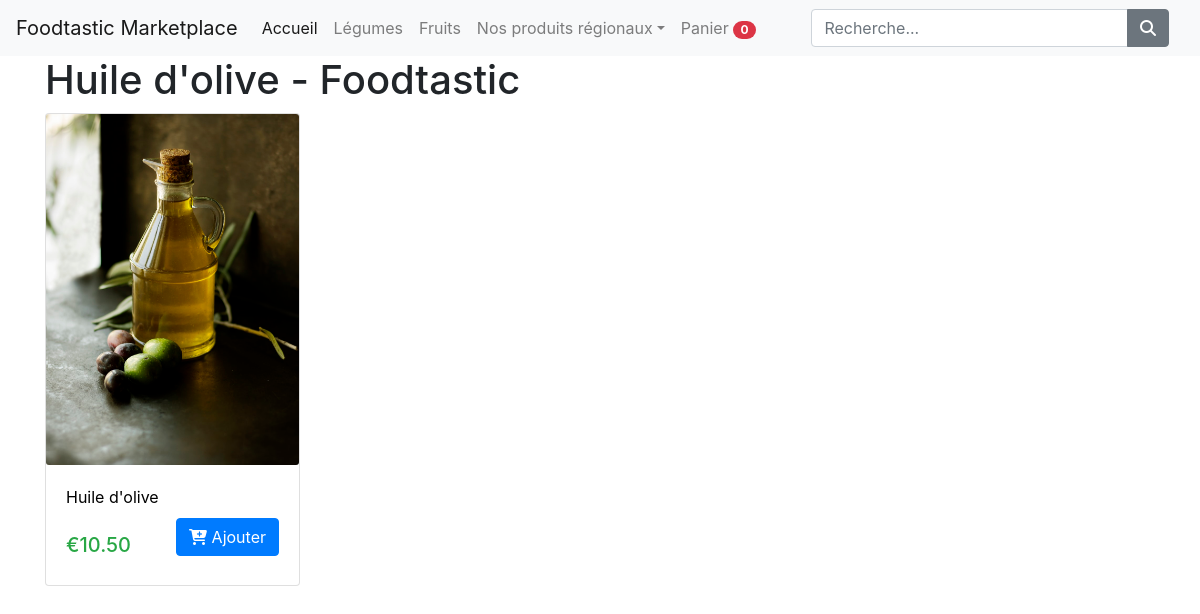
Screenshot of /huile_olive.php with the database file from the repository.
### tables this page shows
CREATE TABLE `images_produits` (
  `id` int(11) NOT NULL,
  `produit_id` int(11) NOT NULL,
  `nomimgprod` varchar(512) NOT NULL,
  `datecrea` datetime NOT NULL,
  `datemodif` timestamp NOT NULL DEFAULT CURRENT_TIMESTAMP ON UPDATE CURRENT_TIMESTAMP
);

CREATE TABLE `produits` (
  `id` int(11) NOT NULL,
  `nomprod` varchar(512) NOT NULL,
  `description` mediumtext NOT NULL,
  `prixprod` decimal(10,2) NOT NULL,
  `id_categorie` int(11) NOT NULL,
  `nom_categorie` varchar(512) NOT NULL,
  `datecrea` datetime NOT NULL,
  `datemodif` timestamp NOT NULL DEFAULT CURRENT_TIMESTAMP
);

### decl_var_produits.php (called while the page is built, shortened)
<?php
include_once "objets/Produit.php";
include_once "objets/ImageProduit.php";
$bdd = new Bdd();
$db = $bdd->connectoBdd();
$produit = new Produit($db);
$image_produit = new ImageProduit($db);
$page = isset($_GET['page']) ? $_GET['page'] : 1;
$articles_par_page = 8;
$num_article = ($articles_par_page * $page) - $articles_par_page;
  ?>

### objets/Produit.php (called while the page is built, shortened)
<?php
class Produit {
    private $conn;
    private $nom_table = "produits";
    public function __construct($db) {
        $this->conn = $db;
    }
    private function lireParCategorie($id_categorie) {
        $req = "SELECT id, nomprod, description, prixprod, id_categorie, nom_categorie
                FROM " . $this->nom_table . "
                WHERE id_categorie = ?";
        $decl = $this->conn->prepare($req);
        $decl->bindParam(1, $id_categorie, PDO::PARAM_INT);
        $decl->execute();
        return $decl;
    }
    function lireParCategorieOlive() {
        return $this->lireParCategorie(15);
    }
}

### huile_olive.php (called while the page is built, shortened)
<?php
include 'decl_var_produits.php';
include 'market_header.php';
include 'affiche_huile_olive.php';
include 'market_footer.php';
?>

### objets/ImageProduit.php (called while the page is built, shortened)
<?php
class ImageProduit {
    private $conn;
    private string $nom_table = "images_produits";
    public $produit_id;
    public function __construct($db) {
        $this->conn = $db;
    }
    function readFirst() {
        $req = "SELECT id, produit_id, nomimgprod
                FROM " . $this->nom_table . "
                WHERE produit_id = ?
                ORDER BY nomimgprod DESC
                LIMIT 0, 1";
        $decl = $this->conn->prepare($req);
        $this->produit_id = htmlspecialchars(strip_tags($this->produit_id));
        $decl->bindParam(1, $this->produit_id, PDO::PARAM_INT);
        $decl->execute();
        return $decl;
    }
}

### nos_huile_olives.php (the view, shortened to what this page needs)
<?php
while ($ligne = $decl->fetch(PDO::FETCH_ASSOC)){
    extract($ligne);
    echo "<div class='col-lg-3 mb-3'>";
        echo "<a href='Produit.php?id={$id}' class='lien-produit'>";
            $image_produit->produit_id=$id;
            $decl_image_produit=$image_produit->readFirst();
            while ($ligne_image_produit = $decl_image_produit->fetch(PDO::FETCH_ASSOC)){
                echo "<div class='card'>";
        echo "<img src='uploads/images/{$ligne_image_produit['nomimgprod']}' class='card-img' />";
        echo "<div class='card-body'>";
            echo "<p class='card-text nom-produit'>
            {$nomprod}
        </p>";
echo "</a>";
        echo "<div class='buy d-flex justify-content-between align-items-center'>";
            echo "<div class='price text-success'>";
                echo "<h5 class='mt-4'>&#8364;" . number_format($prixprod, 2, '.', ',') . "</h5>";
            echo "</div>";
            if(array_key_exists($id, $_SESSION['panier'])){
                echo "<a href='panier.php' class='btn btn-success btn-pill'> <i class='fas fa-shopping-cart'></i>
                    Panier
                </a>";
            }else{
                echo "<a href='ajouter_au_panier.php?id={$id}&page={$page}' class='btn btn-primary btn-pill'> <i class='fas fa-cart-plus'></i> Ajouter</a>";
            }
          echo "</div>";
        echo "</div>";
 echo "</div>";
  echo "</div>";
            }
}
?>

### css/market.css (style rules this page uses)
.lien-produit { color:#000000; }

### rows the page displays
images_produits: nomimgprod (picture), produit.nomprod "Huile d'olive", produit.prixprod "10.50"

### other values shown
$compte_panier "0"
$titre_page "Huile d'olive - Foodtastic"
